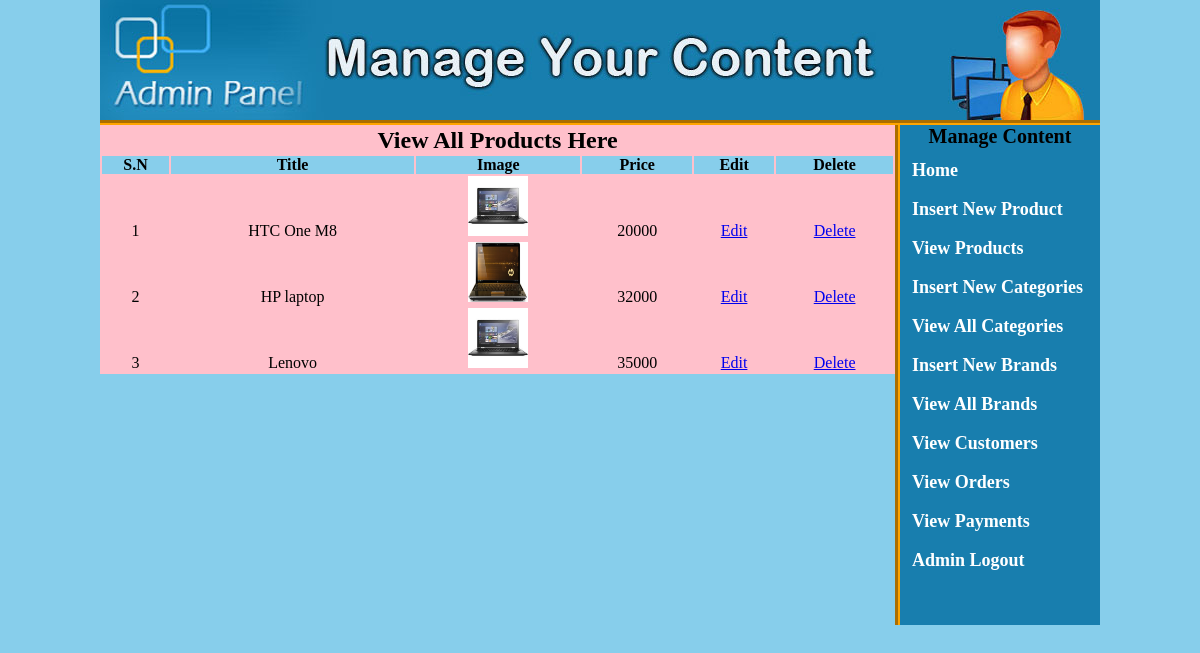
The app's page /admin_area/view_products.php, older data.
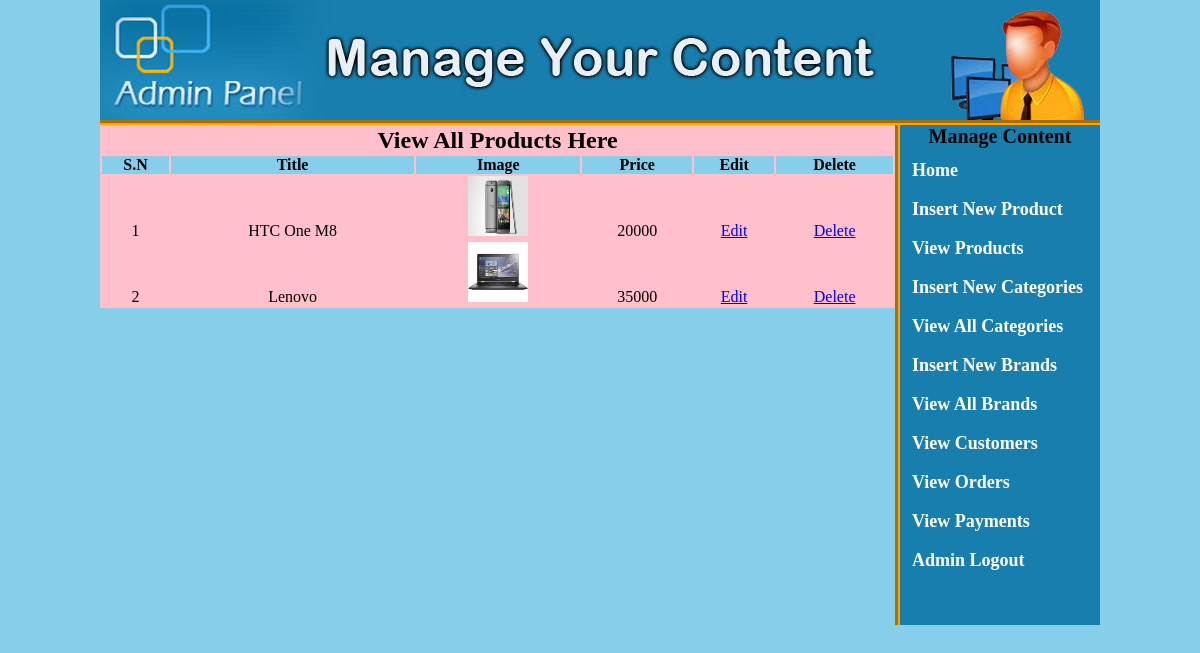
The same page, newer data.
### tables this page shows
CREATE TABLE IF NOT EXISTS `products` (
  `product_id` int(100) NOT NULL AUTO_INCREMENT,
  `product_cat` int(100) NOT NULL,
  `product_brand` int(100) NOT NULL,
  `product_title` varchar(255) NOT NULL,
  `product_price` int(100) NOT NULL,
  `product_desc` text NOT NULL,
  `product_image` text NOT NULL,
  `product_keywords` text NOT NULL,
  PRIMARY KEY (`product_id`)
);

### admin_area/view_products.php (the view, shortened to what this page needs)
<!doctype>
<html>
	<head>
	<link rel="stylesheet" href="styles/style.css" media="all"/>
	</head>
	<body>
	<div class="main_wrapper">
	<div id="header"></div>
	<div id="right">
	<p id="h"><b>Manage Content<b></p>
	<a href="index.php">Home</a>
	<a href="insert_product.php">Insert New Product</a>
	<a href="view_products.php">View Products</a>
	<a href="index.php?insert_cats">Insert New Categories</a>
	<a href="index.php?view_cats">View All Categories</a>
	<a href="index.php?insert_brand">Insert New Brands</a>
	<a href="index.php?view_brands">View All Brands</a>
	<a href="index.php?view_customers">View Customers</a>
	<a href="index.php?view_orders">View Orders</a>
	<a href="index.php?view_payments">View Payments</a>
	<a href="logout.php">Admin Logout</a>
	</div>
<table width="795" align="center" bgcolor="pink">
	<tr align="center">
		<td colspan="6"><h2>View All Products Here</h2></td>
	</tr>
	<tr align="center" bgcolor="skyblue">
		<th>S.N</th>
		<th>Title</th>
		<th>Image</th>
		<th>Price</th>
		<th>Edit</th>
		<th>Delete</th>
	</tr>
	<?php
	include("includes/db.php");
	$get_pro = "select * from products";
	$run_pro = mysqli_query($con, $get_pro);
	$i = 0;
	while ($row_pro=mysqli_fetch_array($run_pro)){
		$pro_id = $row_pro['product_id'];
		$pro_title = $row_pro['product_title'];
		$pro_image = $row_pro['product_image'];
		$pro_price = $row_pro['product_price'];
		$i++;
	?>
	<tr align="center">
		<td><?php echo $i;?></td>
		<td><?php echo $pro_title;?></td>
		<td><img src="product_images/<?php echo $pro_image;?>" width="60" height="60"/></td>
		<td><?php echo $pro_price;?></td>
		<td><a href="index.php?edit_pro=<?php echo $pro_id; ?>">Edit</a></td>
		<td><a href="delete_pro.php?delete_pro=<?php echo $pro_id;?>">Delete</a></td>
	</tr>
	<?php } ?>
</table>

Row changes from the older to the newer data that the page shows:
removed products: product_title "HP laptop", product_image (picture), product_price "32000"
changed products "HTC One M8": product_image: a different picture
